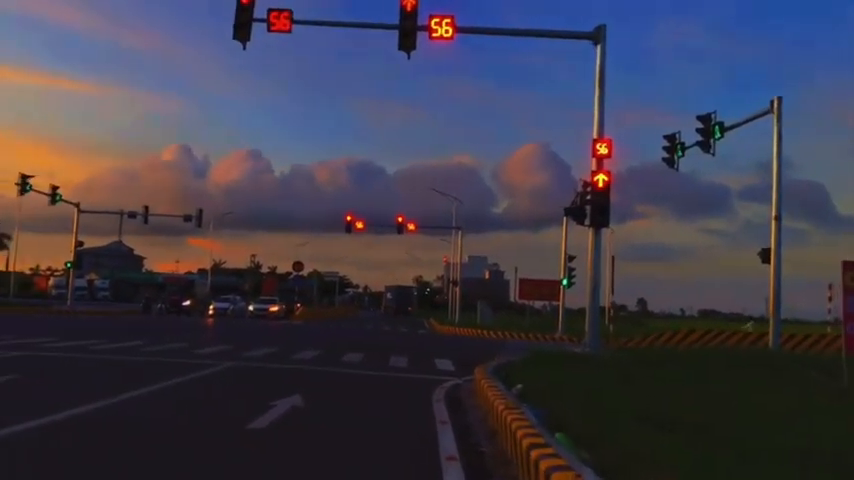
#> input picture frame 121 of result/vid1.mp4, 854 x 480 px
$ python check.py
#> lines starting #> are read from the running program, lines starting #| are printed output that depends on the picture
# [10 lines of commented-out code are left out]
import numpy as np
import cv2

cap = cv2.VideoCapture("vid1.mp4")

if not cap.isOpened():
    print("Cannot open camera")
    exit()
count = 0
while 1:
    print(count)
    count+=1
    ret, frame = cap.read()
#> frame is the input picture: shape (480, 854, 3); mean B, G, R 75.2, 60.3, 63.5
    if not ret:
        print("Can't receive frame. Exiting ...")
        break

    gray = cv2.cvtColor(frame, cv2.COLOR_BGR2GRAY)
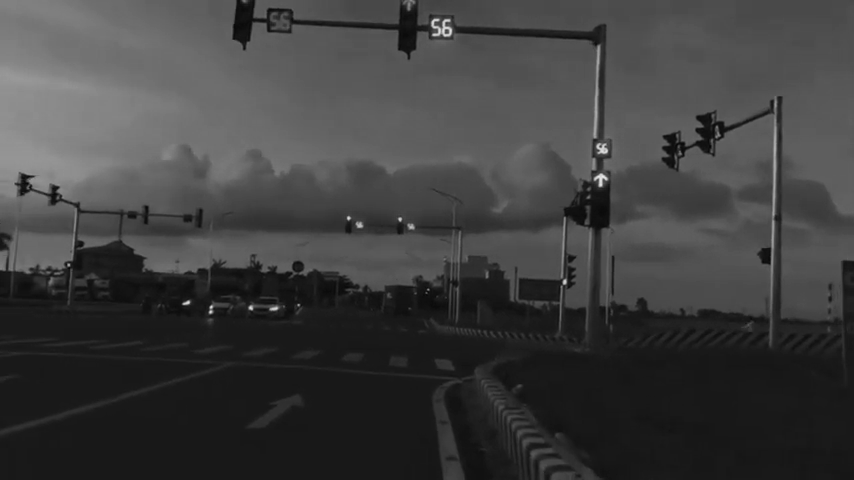
#> gray: shape (480, 854); min 5, max 234, mean 63

    cv2.imshow("frame", gray)
    if cv2.waitKey(1) == ord("q"):
#> (key q is pressed here)
        break

#> (the run stopped early here; a loop or call above may not have finished)

$ run again, starting later in the video
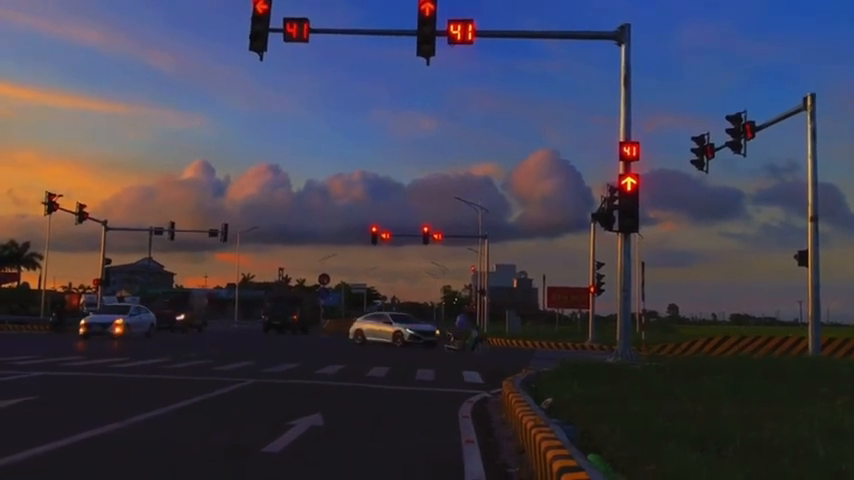
#> input picture frame 547 of result/vid1.mp4, 854 x 480 px
#> frame is the input picture: shape (480, 854, 3); mean B, G, R 78.8, 62.8, 64.5
#> `gray = cv2.cvtColor(frame, cv2.COLOR_BGR2GRAY)`:
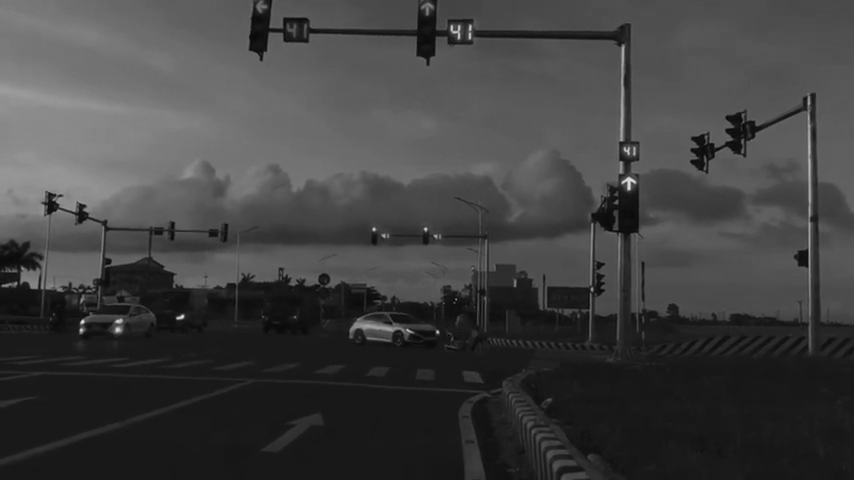
#> gray: shape (480, 854); min 5, max 236, mean 65.2

$ run again, starting later in the video
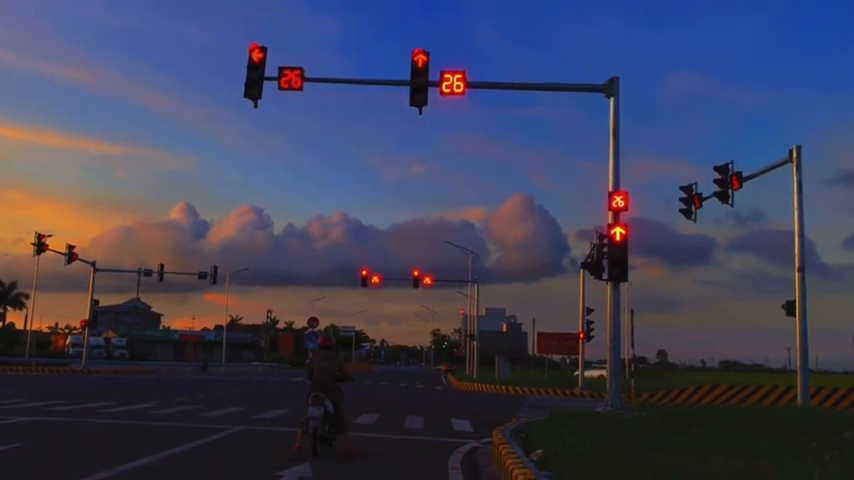
#> input picture frame 972 of result/vid1.mp4, 854 x 480 px
#> frame is the input picture: shape (480, 854, 3); mean B, G, R 89.8, 64.9, 62.8
#> `gray = cv2.cvtColor(frame, cv2.COLOR_BGR2GRAY)`:
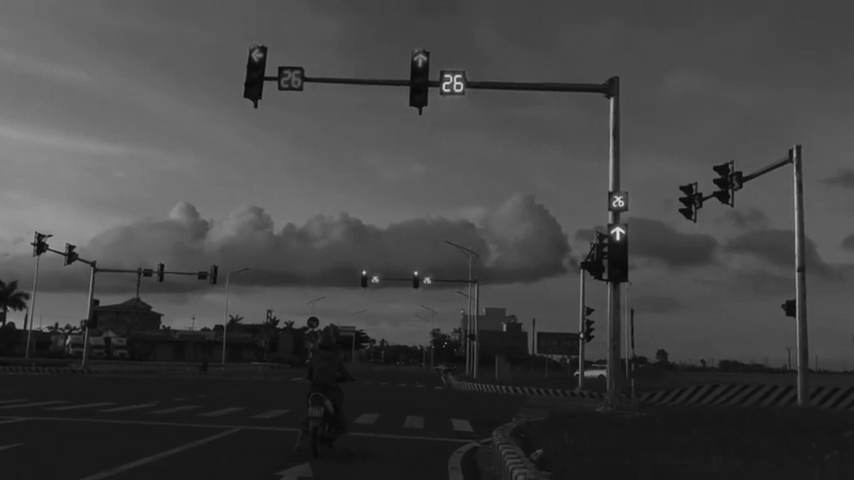
#> gray: shape (480, 854); min 5, max 222, mean 67.1
